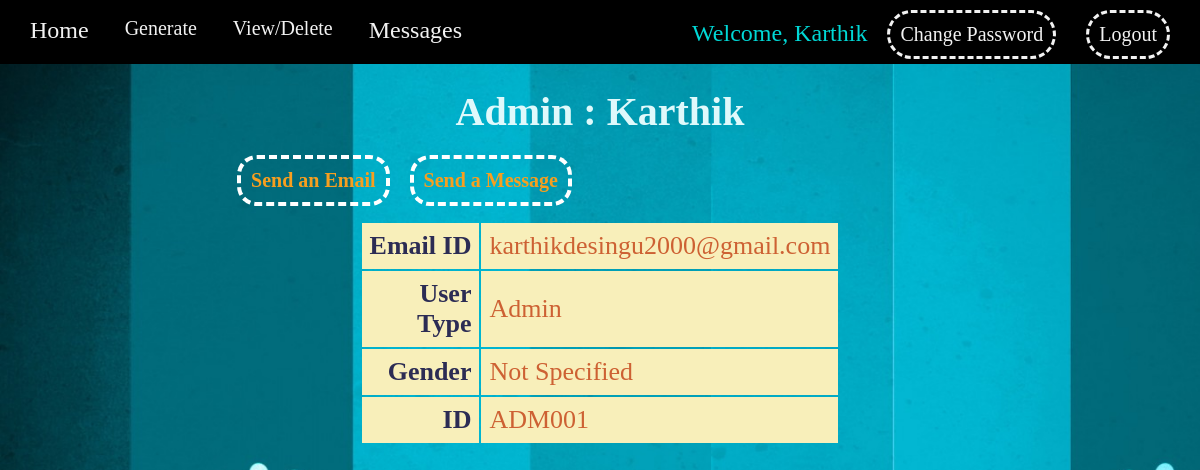
The page /users/profile/1 (signed in) on the database its author committed.
### users/models.py (models this page shows, shortened)
class User(AbstractBaseUser, PermissionsMixin):  # PermissionsMixin to include the permission parameters of User model
	email = models.EmailField(unique=True,default=None,null = False)
	name = models.CharField(max_length=20,null=True,default="")
	is_staff = models.BooleanField(default=False)
	is_superuser = models.BooleanField(default=False)
	USERNAME_FIELD = "email"   # Email is used as the username
	EMAIL_FIELD = "email"
	REQUIRED_FIELDS = ["name"]       # Username and password are automatically required fields
	class Meta:
		ordering = ["email"]
		verbose_name = "user"
	objects = UserManager()    # Declaring the Manager Class

class EmployeeID(models.Model):
	emp_id = models.CharField(max_length=10, primary_key=True, default=None)
	emp_type = models.CharField(max_length=10, null=False, default=None)
	creator = models.ForeignKey(User, related_name="id_creator", on_delete=models.CASCADE, default=None, null=True)
	assignee = models.ForeignKey(User, related_name="id_assignee", on_delete=models.SET_NULL, default=None, null=True)
	class Meta:
		ordering = ["emp_id"]
		verbose_name = "employee id"

### users/views.py (the view, shortened to what this page needs)
# urls.py: path('profile', ViewUserProfile.as_view(), name="ViewProfile"),
@method_decorator(login_required, name='dispatch')
class ViewUserProfile(View):
	template = "users/Profile.html"
	resolve_gender = {"M":"Male","F":"Female"}
	def get(self, request, user_id, *args, **kwargs):
		try:
		    targetUser = list(User.objects.filter(id=user_id))[0]        # User to be displayed
		except IndexError:
		    messages.add_message(request, messages.ERROR, "User Could Not Be Found!")
		    return HttpResponseRedirect(reverse('home'))
		targetGroup=list(Group.objects.filter(user=targetUser))[0].name   # Group of user to be displayed
		try:
			if(targetGroup=="CustomerPrivilege"):
				if(request.user.has_perm('users.can_view_customer')):
					targetSpecific = list(Customer.objects.filter(instance=targetUser))[0]  # Customer instance
					typ = "Customer"
					gender = self.resolve_gender[targetSpecific.gender]
					person_id = "Not Applicable"
				else:
					raise ValueError('Permission Denied')
			elif(targetGroup=="AdminPrivilege"):
				if(request.user.has_perm('users.can_view_admin')):
					targetSpecific = list(Admin.objects.filter(instance=targetUser))[0]  # Admin Instance
					typ = "Admin"
					gender = "Not Specified"
					person_id = targetSpecific.emp_id.emp_id
				else:
					raise ValueError('Permission Denied')
			cont = {"Name":targetUser.name,
		        	"Email":targetUser.email,
		        	"Gender":gender,
		        	"Type":typ,
		        	"ID":person_id,
		        	"UserID":targetUser.id}
		except ValueError as prob:
				val = request.user.get_all_permissions()
				messages.add_message(request, messages.SUCCESS, 'Permission Denied')
				return HttpResponseRedirect(reverse('home'))
		return render(request,self.template,context=cont)

### users/templatetags/extra_tags.py (called while the page is built)
@register.filter(name='has_group')
def has_group(user, group_name):
    group = Group.objects.get(name=group_name)
    if group in user.groups.all():
    	return True
    else:
    	return False

### users/templates/users/Profile.html (shortened to what this page needs)
{% extends "users/base.html" %}
{% block content %}
<center><label class="descriptor">{{Type}} : {{Name}}</label></center>
<center><a href="/messages/open-conv/{{UserID}}" class="sendMess" >Send a Message</a>
<a href="mailto:{{Email}}?&body=Contacted through RoomBooking-Webiste" class="sendMess depend">Send an Email</a></center>
<center><table class="UserDisplay" border="0">
<tr>
<th>Email ID</th>
<td>{{Email}}</td>
</tr>
<tr>
<th>User<br />Type </th>
<td>{{Type}}</td>
</tr>
<tr>
<th>Gender </th>
<td>{{Gender}}</td>
</tr>
<tr>
<th>ID</th>
<td>{{ID}}</td>
</tr>
</table></center>
{% endblock %}

### users/templates/users/base.html (shortened to what this page needs)
<html>
<head>
{% load static %}
{% load extra_tags %}
<link rel="stylesheet" type="text/css" href="{% static 'messenger/style.css' %}">
</head>
<body>
<div class="topbar">
<a class="left" href="/" style="margin-left:20px;">Home</a>
{% if user.is_authenticated %}
{% if request.user|has_group:"CustomerPrivilege" %}    <!Customer User!>
<div class="dropdown left">
<a class="dropbtn">View/Modify</a>
<div class="dropdown-content">
<a href=""></a>
<a href="/cust/manage-reserve">Reservations</a>
</div>
</div>
<div class="dropdown left">
<a class="dropbtn">Reserve</a>
<div class="dropdown-content"><a href=""></a>
<a href=""></a>
<a href="/cust/find-slot">Room-Slot</a>
</div>
</div>
{% else %}                                      <!Admin User!>
<div class="dropdown left">
<a class="dropbtn">Generate</a>
</div>
<div class="dropdown left">
<a class="dropbtn">View/Delete</a>
</div>
{%endif%}
<a class="left" href="/messages/view-messages">Messages</a>
<a href="/users/logout" class="right rounded" >Logout</a>
<a href="/users/change-pwd" class="right rounded" >Change Password</a>
<label class="right welcome">Welcome, {{request.user.name}}</label>
{%endif%}
</div>
{% block content %}
{% endblock %}
</body>
</html>

### messenger/static/messenger/style.css (style rules this page uses)
html { color:green; }
body { background-attachment:fixed; background-image:url("Images/mainBackground.png"); background-repeat:no-repeat; background-size:cover; }
.topbar { position:fixed; width:100%; left:0; top:0; z-index:99; margin-top:0px; background-color: #000000; overflow: visible; height:8% }
label.welcome { color:#00d8d6; font-size:24px; font-face:Helvetica; padding:10px; margin:10px; }
.topbar a { color: #f2f2f2; text-align: center; padding: 10px 10px 10px 10px; text-decoration: none; font-family:Georgia; overflow:visible; }
.left { float:left; font-size:24px; margin-top:7px; margin-right:16px; }
.dropbtn { float:left; color: #f2f2f2; text-align: center; padding: 10px 10px 10px 10px; text-decoration: none; font-size: 20px; font-family:Georgia; overflow:visible; }
.dropdown { position: relative; display: inline-block; }
.rounded { font-size: 20px; border-style:dashed; border-radius:30px; padding:2px; margin-right:30px; margin-top:10px; }
.right { float:right; }
label.descriptor { position: relative; top: 80px; font-weight:bold; margin-top:60px; font-family:Halvetica; font-size:40px; z-axis = 1; color:#dff9fb; }
table.UserDisplay { margin-top:14%; }
table.UserDisplay td { font-size:26px; font-family:Georgia; padding:8px; text-align:left; color:#cd6133; background-color:#F8EFBA; }
table.UserDisplay th { color:#2c2c54; font-size:26px; font-family:Georgia; padding:8px; text-align:right; background-color:#F8EFBA; }
a.sendMess { float:right; background-color:transparent; border-style:dashed; border-color:#ffffff; border-width:4px; border-radius:20px; font-size:20px; font-family:calibri; padding:10px; border-width:4px; color:#F79F1F; font-weight:bold; text-decoration:none; margin-top:100px; margin-right:620px; }
a.sendMess.depend { margin-right:20px; }

### rows shown on the page
User: user.name "Karthik", name "Karthik", email "karthikdesingu2000@gmail.com"
EmployeeID: emp_type "Admin", emp_id "ADM001"

### other values the page prints
{{ Gender }} "Not Specified"
